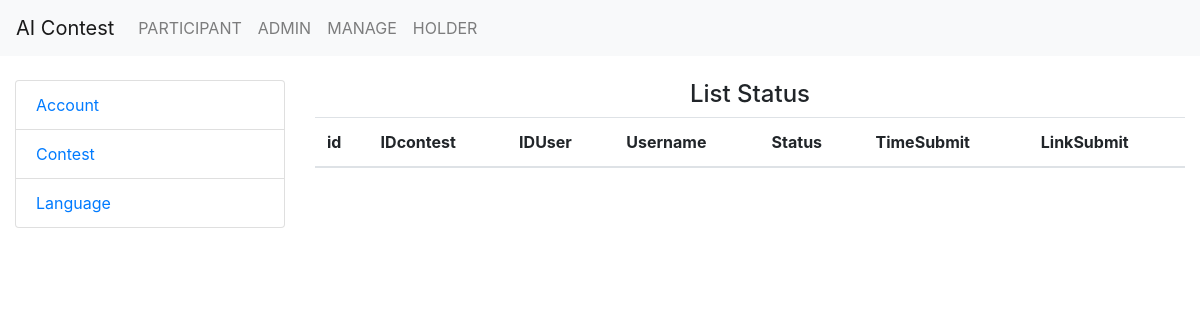
The page /status/list-status/13/ (signed in) on the database as committed earlier.
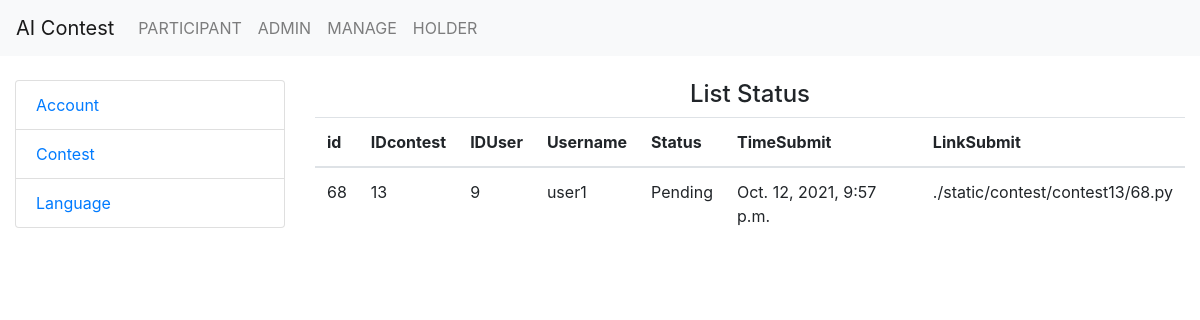
The same page on the database as committed later.
### ContestAdmin/models.py (models this page shows, shortened)
class Status(models.Model):
    IDcontest = models.CharField(max_length=100)
    IDUser = models.CharField(max_length=100)
    Status = models.CharField(max_length=100)
    TimeSubmit = models.DateTimeField()
    LinkSubmit = models.CharField(max_length=100)

### ContestAdmin/views.py (the view)
# urls.py: path('status/',  views.listStatus, name='adminStatus'),
def listStatus(request, pk):
    if request.user.is_superuser:
        lstatus = Status.objects.filter(IDcontest = pk)
        for s in lstatus:
            s.username =  User.objects.filter(id = s.IDUser)[0].username
        context = {
            'lstatus': lstatus,
        }
        return render(request, 'Status/list.html', context=context)
    else:
        return redirect('login')

### ContestAdmin/templates/Status/list.html
{% extends 'base/base.html' %}
{% block content %}
<h4 class="text-center">List Status</h4>
<table class="table">
    <thead>
        <tr>
            <th scope="col">id</th>
            <th scope="col">IDcontest</th>
            <th scope="col">IDUser</th>
            <th scope="col">Username</th>
            <th scope="col">Status</th>
            <th scope="col">TimeSubmit</th>
            <th scope="col">LinkSubmit</th>
        </tr>
    </thead>
    <tbody>
        {% for s in lstatus %}
        <tr>
            <td>{{s.pk}}</td>
            <td>{{s.IDcontest}}</td>
            <td>{{s.IDUser}}</td>
            <td>{{s.username}}</td>
            <td>{{s.Status}}</td>
            <td>{{s.TimeSubmit}}</td>
            <td>{{s.LinkSubmit}}</td>
        </tr>
        {% endfor %}
    </tbody>
</table>
{% endblock content %}

### ContestAdmin/templates/base/base.html (shortened to what this page needs)
<!DOCTYPE html>
{% load static %}
<html lang="en">
  <head>
    <link
      rel="stylesheet"
      href="https://cdn.jsdelivr.net/npm/bootstrap-icons@1.4.1/font/bootstrap-icons.css"
    />
    <link rel="stylesheet" href=" {% static 'cssJs/bootstrap.css' %}" />
  </head>
  <body>
      <nav class="navbar navbar-expand-lg navbar-light bg-light">
        <a class="navbar-brand" href="#">
          AI Contest</a
        >
        <div class="collapse navbar-collapse" id="navbarText">
          <ul class="navbar-nav mr-auto">
          {% if not request.user.is_active %}
            <li class="nav-item active">
              <a class="nav-link" href="{% url 'index' %}">DEV</a>
            </li>
            <li class="nav-item">
              <a class="nav-link" href="{% url 'login' %}">LOGIN</a>
            </li>
          {% else %}
            <li class="nav-item">
              <a class="nav-link" href="{% url 'participant' %}">PARTICIPANT</a>
            </li>
          {% endif %}
            {% if request.user.is_staff %}
            <li class="nav-item">
              <a class="nav-link" href='../../../admin'>ADMIN</a>
            </li>
            <li class="nav-item">
              <a class="nav-link" href={% url 'index' %}>MANAGE</a>
            </li>
            <li class="nav-item">
              <a class="nav-link" href="{% url 'holder' %}">HOLDER</a>
            </li>
            {% endif %}
          </ul>
        </div>
      </nav>
    <br />
    <div class="container-fluid">
      <div class="row align-items-md-top">
        <div class="col-sm-3">
          <ul class="list-group">
            <li class="list-group-item">
              <a href="{% url 'listAccount' %}">Account</a>
            </li>
            <li class="list-group-item">
              <a href="{% url 'listContest' %}">Contest</a>
            </li>
            <li class="list-group-item">
              <a href="{% url 'listLanguage' %}">Language</a>
            </li>
          </ul>
        </div>
        <div class="col-sm-9">{%block content%} {% endblock content %}</div>
      </div>
    </div>
  </body>
</html>

Rows that differ between the two databases and show on the page:
added Status: pk "68", IDcontest "13", IDUser "9", username "user1", Status "Pending", TimeSubmit "Oct. 12, 2021, 9:57 p.m.", LinkSubmit "./static/contest/contest13/68.py"
